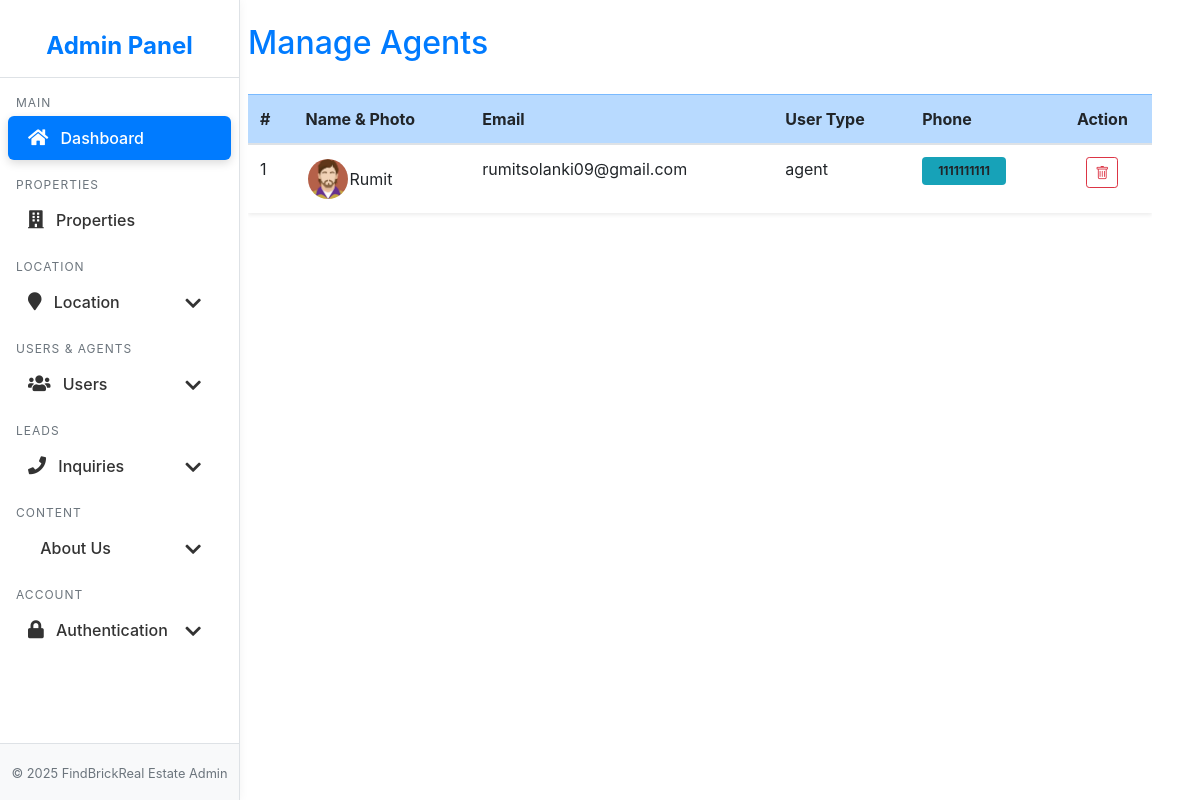
/FindBrick-Smart-Real-EState/admin/useragent.php (signed in), run on the app's committed database.
### tables this page shows
CREATE TABLE `user` (
  `uid` int(10) UNSIGNED NOT NULL,
  `uname` varchar(100) NOT NULL,
  `uemail` varchar(100) NOT NULL,
  `utype` enum('user','agent','builder') NOT NULL,
  `uphone` varchar(20) NOT NULL,
  `upassword` varchar(255) NOT NULL,
  `uimage` varchar(255) DEFAULT NULL,
  `email_verified` tinyint(1) NOT NULL DEFAULT 0,
  `status` varchar(20) NOT NULL DEFAULT 'pending',
  `verify_otp` varchar(10) DEFAULT NULL,
  `otp_expiry` datetime DEFAULT NULL,
  `created_at` timestamp NOT NULL DEFAULT current_timestamp(),
  `updated_at` timestamp NOT NULL DEFAULT current_timestamp() ON UPDATE current_timestamp(),
  `reset_password_otp` varchar(6) DEFAULT NULL,
  `reset_password_otp_expiry` datetime DEFAULT NULL
);

### FindBrick-Smart-Real-EState/admin/useragent.php (the view, shortened to what this page needs)
<?php
include("config.php");
?>
<!DOCTYPE html>
<html lang="en">
<head>
  <link href="https://cdn.jsdelivr.net/npm/bootstrap@4.6.2/dist/css/bootstrap.min.css" rel="stylesheet">
  <link href="https://cdn.jsdelivr.net/npm/bootstrap-icons/font/bootstrap-icons.css" rel="stylesheet">
</head>
<body>
  <div class="container-fluid">
    <div class="row">
      <?php include("sidebar.php"); ?>
      <main class="col-md-10 ms-sm-auto col-lg-10 px-md-4">
        <div class="container-fluid px-4 py-4">
          <div class="d-flex justify-content-between align-items-center mb-4">
            <h2 class="fw-bold text-primary">Manage Agents</h2>
          </div>
          <div class="table-responsive">
            <table class="table table-hover align-middle shadow-sm rounded-3 overflow-hidden">
              <thead class="table-primary">
                <tr>
                  <th>#</th>
                  <th>Name & Photo</th>
                  <th>Email</th>
                  <th>User Type</th>
                  <th>Phone</th>
                  <th class="text-center">Action</th>
                </tr>
              </thead>
              <tbody>
                <?php
                $query = mysqli_query($con, "SELECT * FROM user WHERE utype='agent'");
                $cnt = 1;
                while ($row = mysqli_fetch_row($query)) {
                ?>
                  <tr>
                    <td><?php echo $cnt; ?></td>
                    <td>
                      <div class="d-flex align-items-center">
                        <img src="user/<?php echo htmlspecialchars($row[6]); ?>"
                          class="rounded-circle me-2" width="40" height="40"
                          onerror="this.src='assets/img/log.png'">
                        <span class="fw-semibold"><?php echo $row[1]; ?></span>
                      </div>
                    </td>
                    <td><?php echo $row[2]; ?></td>
                    <td><?php echo $row[3]; ?></td>
                    <td>
                      <span class="badge bg-info px-3 py-2">
                        <?php echo ucfirst($row[4]); ?>
                      </span>
                    </td>
                    <td class="text-center">
                      <a href="useragentdelete.php?id=<?php echo $row[0]; ?>"
                        class="btn btn-sm btn-outline-danger"
                        onclick="return confirm('Are you sure you want to delete this agent? if you can delete agent then their properties will be deleted');">
                        <i class="bi bi-trash"></i>
                      </a>
                    </td>
                  </tr>
                <?php $cnt++;
                } ?>
              </tbody>
            </table>
          </div>
        </div>
    </div>
</body>
</html>

### FindBrick-Smart-Real-EState/admin/useragent.php (style rules this page uses)
body { font-family: 'Segoe UI', sans-serif; background: #f5f7fa; }
.table img { border-radius: 8px; object-fit: cover; margin: 2px; }

### data on the page
user: uimage (picture), uname "Rumit", uemail "rumitsolanki09@gmail.com", utype "agent", uphone "1111111111"
